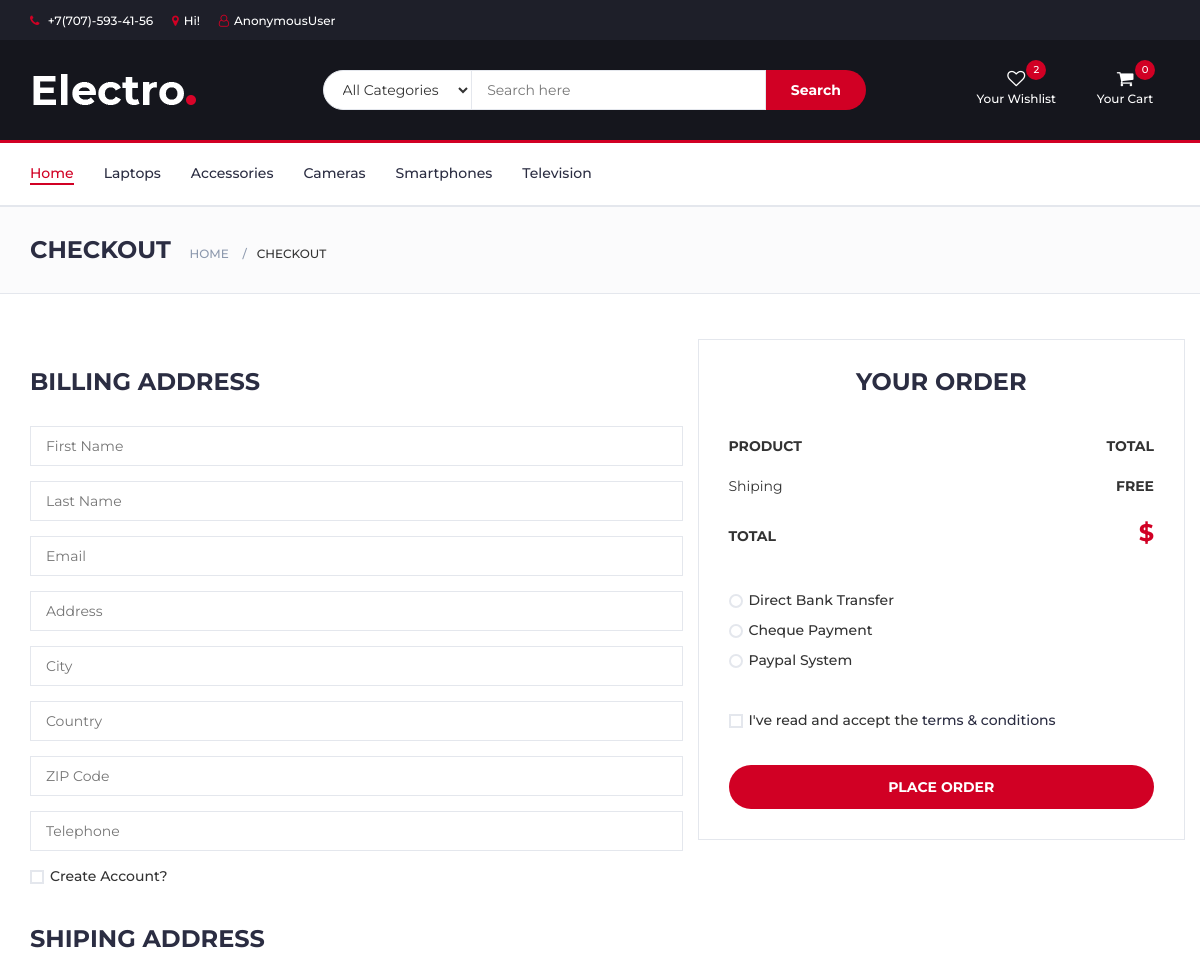
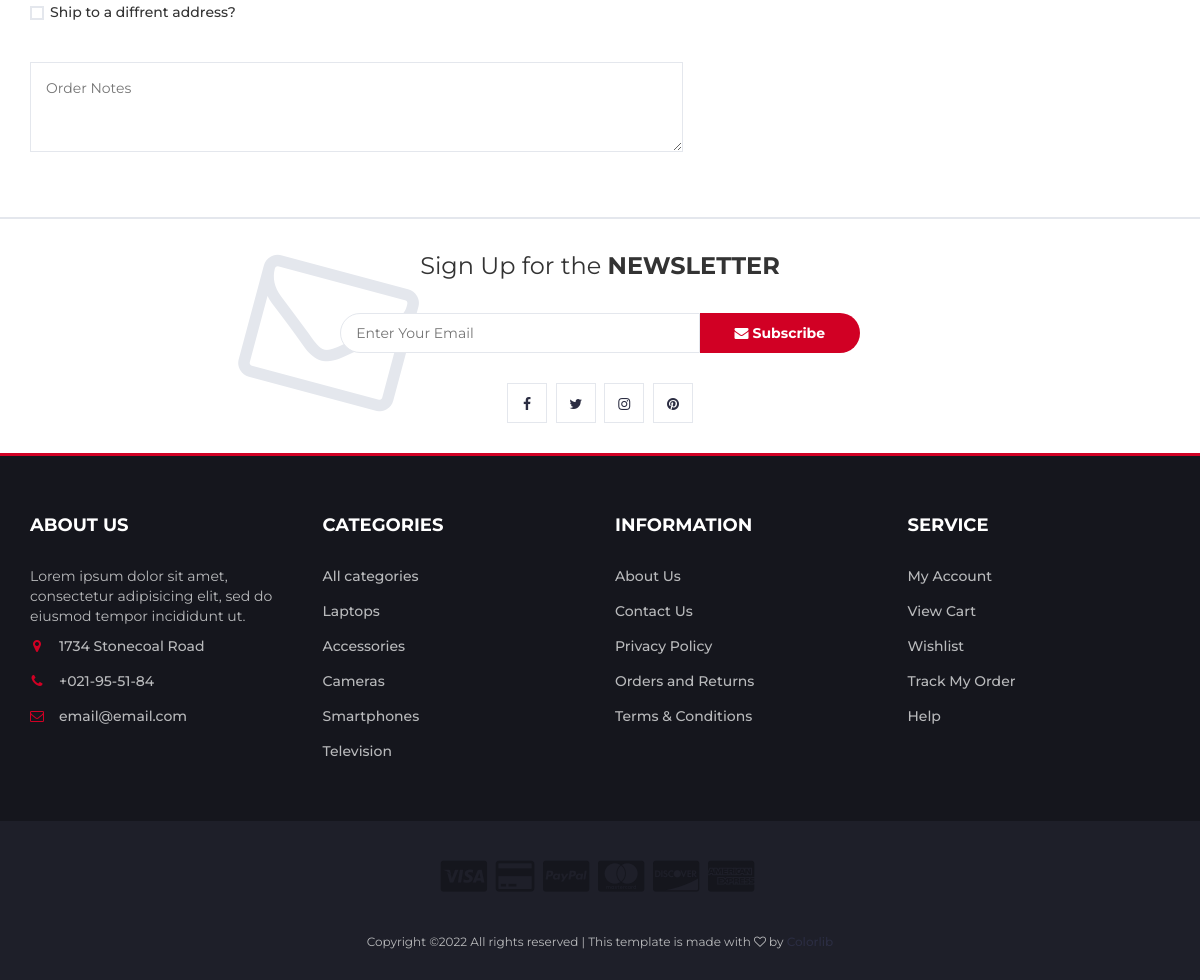
The app's page /checkout/ with its own data (2 pictures, top to bottom).
### main/models.py (models this page shows, shortened)
class Category(models.Model):
    title = models.CharField(max_length=300)
    logo = models.ImageField(upload_to='upload')
    is_main = models.BooleanField()
    class Meta:
        verbose_name = "Категория"
        verbose_name_plural = "категории"

### main/views.py (the view)
# urls.py: path('checkout/', cartHandler),
def cartHandler(request):
    categories = Category.objects.all()
    if not request.session.session_key:
        request.session.create()
    if request.method == 'POST':
        action = request.POST.get('action', '')
        if action == 'add_to_cart':
            new_cart = None
            product_id = int(request.POST.get('product_id', 0))
            amount = int(request.POST.get('amount', 0))
            open_carts = Cart.objects.filter(session_id=request.session.session_key).filter(status=0)
            if not open_carts:
                new_cart = Cart()
                print(request.session.session_key)
                print(request.session)
                new_cart.session_id = request.session.session_key
                new_cart.save()
            else:
                new_cart = open_carts[0]
            cart_items = CartItem.objects.filter(cart_id=new_cart.id).filter(product_id=product_id).filter(status=0)
            if cart_items:
                new_cart_item = cart_items[0]
                new_cart_item.amount += amount
                new_cart_item.save()
            else:
                new_cart_item = CartItem()
                new_cart_item.product = Product.objects.get(id=product_id)
                new_cart_item.cart = Cart.objects.get(id=new_cart.id)
                new_cart_item.amount = amount
                new_cart_item.product_price = new_cart_item.product.new_price
                new_cart_item.save()
        elif action == 'remove_from_cart':
            open_carts = Cart.objects.filter(session_id=request.session.session_key).filter(status=0)
            product_id = int(request.POST.get('product_id', 0))
            new_cart = None
            if open_carts:
                new_cart = open_carts[0]
            if new_cart:
                cart_items = CartItem.objects.filter(cart_id=new_cart.id).filter(product_id=product_id).filter(status=0)
                for ci in cart_items:
                    ci.status = -1
                    ci.save()
        elif action == 'checkout':
            open_carts = Cart.objects.filter(session_id=request.session.session_key).filter(status=0)
            if open_carts:
                new_cart = open_carts[0]
                new_cart.last_name = request.POST.get('last_name', '')
                new_cart.fist_name = request.POST.get('fist_name', '')
                new_cart.email = request.POST.get('email', '')
                new_cart.address = request.POST.get('address', '')
                new_cart.city = request.POST.get('city', '')
                new_cart.country = request.POST.get('country', '')
                new_cart.zip_code = request.POST.get('zip_code', '')
                new_cart.phone = request.POST.get('phone', '')
                new_cart.status = 1
                new_cart.save()
        if action in ['add_to_cart', 'remove_from_cart']:
            open_carts = Cart.objects.filter(session_id=request.session.session_key).filter(status=0)
            if open_carts:
                new_cart = open_carts[0]
                cart_items = CartItem.objects.filter(cart_id=new_cart.id).filter(status=0)
                all_summ = 0
                items_count = 0
                for ci in cart_items:
                    all_summ += ci.amount * ci.product_price
                    items_count += ci.amount
                new_cart.orig_price = all_summ
                new_cart.price = all_summ
                new_cart.amount = items_count
                new_cart.save()
        return JsonResponse({'success': True, '_success': True})
    else:
        cart = {}
        cart_items = []
        open_carts = Cart.objects.filter(session_id=request.session.session_key).filter(status=0)
        if open_carts:
            open_cart = open_carts[0]
            cart_items = CartItem.objects.filter(cart__id=open_cart.id).filter(status=0)
            cart = open_cart
    return render(request, 'checkout.html', {'categories': categories,
                                             'cart': cart,
                                             'cart_items': cart_items,
                                         })

### templates/checkout.html (shortened to what this page needs)
{% extends 'base.html' %}
{% block container %}
		<div id="breadcrumb" class="section">
			<div class="container">
				<div class="row">
					<div class="col-md-12">
						<h3 class="breadcrumb-header">Checkout</h3>
						<ul class="breadcrumb-tree">
							<li><a href="#">Home</a></li>
							<li class="active">Checkout</li>
						</ul>
					</div>
				</div>
			</div>
		</div>
		<div class="section">
			<div class="container">
				<div class="row">
					<div class="col-md-7">
						<div class="billing-details">
							<div class="section-title">
								<h3 class="title">Billing address</h3>
							</div>
							<div class="form-group">
								<input class="input" type="text" name="first-name" placeholder="First Name">
							</div>
							<div class="form-group">
								<input class="input" type="text" name="last-name" placeholder="Last Name">
							</div>
							<div class="form-group">
								<input class="input" type="email" name="email" placeholder="Email">
							</div>
							<div class="form-group">
								<input class="input" type="text" name="address" placeholder="Address">
							</div>
							<div class="form-group">
								<input class="input" type="text" name="city" placeholder="City">
							</div>
							<div class="form-group">
								<input class="input" type="text" name="country" placeholder="Country">
							</div>
							<div class="form-group">
								<input class="input" type="text" name="zip-code" placeholder="ZIP Code">
							</div>
							<div class="form-group">
								<input class="input" type="tel" name="tel" placeholder="Telephone">
							</div>
							<div class="form-group">
								<div class="input-checkbox">
									<label for="create-account">
										<span></span>
										Create Account?
									</label>
								</div>
							</div>
						</div>
						<div class="shiping-details">
							<div class="section-title">
								<h3 class="title">Shiping address</h3>
							</div>
							<div class="input-checkbox">
								<label for="shiping-address">
									<span></span>
									Ship to a diffrent address?
								</label>
							</div>
						</div>
						<div class="order-notes">
							<textarea class="input" placeholder="Order Notes"></textarea>
						</div>
					</div>
					<div class="col-md-5 order-details">
						<div class="section-title text-center">
							<h3 class="title">Your Order</h3>
						</div>
						<div class="order-summary">
							<div class="order-col">
								<div><strong>PRODUCT</strong></div>
								<div><strong>TOTAL</strong></div>
							</div>
							<div class="order-col">
								<div>Shiping</div>
								<div><strong>FREE</strong></div>
							</div>
							<div class="order-col">
								<div><strong>TOTAL</strong></div>
								<div><strong class="order-total">${{ cart.orig_price }}</strong></div>
							</div>
						</div>
						<div class="payment-method">
							<div class="input-radio">
								<label for="payment-1">
									<span></span>
									Direct Bank Transfer
								</label>
							</div>
							<div class="input-radio">
								<label for="payment-2">
									<span></span>
									Cheque Payment
								</label>
							</div>
							<div class="input-radio">
								<label for="payment-3">
									<span></span>
									Paypal System
								</label>
							</div>
						</div>
						<div class="input-checkbox">
							<label for="terms">
								<span></span>
								I've read and accept the <a href="#">terms & conditions</a>
							</label>
						</div>
						<a href="#" class="js-checkout primary-btn order-submit">Place order</a>
					</div>
				</div>
			</div>
		</div>
{% endblock %}

### templates/base.html (shortened to what this page needs)
<!DOCTYPE html>
<html lang="en">
	<head>
		<link type="text/css" rel="stylesheet" href="/media/css/bootstrap.min.css"/>
		<link type="text/css" rel="stylesheet" href="/media/css/slick.css"/>
		<link type="text/css" rel="stylesheet" href="/media/css/slick-theme.css"/>
		<link type="text/css" rel="stylesheet" href="/media/css/nouislider.min.css"/>
		<link rel="stylesheet" href="/media/css/font-awesome.min.css">
		<link type="text/css" rel="stylesheet" href="/media/css/style.css"/>
    </head>
	<body>
	{% load tags_library %}
		<header>
			<div id="top-header">
				<div class="container">
					<ul class="header-links pull-left">
						<li><a href="#"><i class="fa fa-phone"></i> +7(707)-593-41-56</a></li>
						<li><a href="#"><i class="fa fa-map-marker"></i>Hi!</a></li>
						<li><a href="#"><i class="fa fa-user-o"></i>{{request.user}}</a></li>
					</ul>
				</div>
			</div>
			<div id="header">
				<div class="container">
					<div class="row">
						<div class="col-md-3">
							<div class="header-logo">
								<a href="/" class="logo">
									<img src="/media/img/logo.png" alt="">
								</a>
							</div>
						</div>
						<div class="col-md-6">
							<div class="header-search">
								<form method="get" action="/store/">
									<select class="input-select" name="category_id">
										<option value="0">All Categories</option>
									</select>
									<input class="input" name="q" placeholder="Search here" value="{{ search_value }}">
									<button class="search-btn">Search</button>
								</form>
							</div>
						</div>
						<div class="col-md-3 clearfix">
							<div class="header-ctn">
								<div>
									<a href="#">
										<i class="fa fa-heart-o"></i>
										<span>Your Wishlist</span>
										<div class="qty">2</div>
									</a>
								</div>
								<div class="dropdown">
									<a class="dropdown-toggle" data-toggle="dropdown" aria-expanded="true">
										<i class="fa fa-shopping-cart"></i>
										<span>Your Cart</span>
										<div class="qty">{% if cart %}{{ cart.amount|to_int }}{% else %}0{% endif %}</div>
									</a>
								</div>
							</div>
						</div>
					</div>
				</div>
			</div>
		</header>
		<nav id="navigation">
			<div class="container">
				<div id="responsive-nav">
					<ul class="main-nav nav navbar-nav">
						<li {% if not active_category %} class="active" {% endif %}><a href="/">Home</a></li>
						{% for cat in categories %}
						<li {% if active_category and active_category.id == cat.id %} class="active" {% endif %}><a href="/store?category_id={{ cat.id }}">{{ cat.title }}</a></li>
						{% endfor %}
					</ul>
				</div>
			</div>
		</nav>
        {% block container %}
        {% endblock %}
		<div id="newsletter" class="section">
			<div class="container">
				<div class="row">
					<div class="col-md-12">
						<div class="newsletter">
							<p>Sign Up for the <strong>NEWSLETTER</strong></p>
							<form action="/" method="post">{% csrf_token %}
								<input class="input" name="email" type="text" placeholder="Enter Your Email">
								<button class="newsletter-btn" type="submit"><i class="fa fa-envelope"></i> Subscribe</button>
							</form>
							<ul class="newsletter-follow">
								<li>
									<a href="https://facebook.com"><i class="fa fa-facebook"></i></a>
								</li>
								<li>
									<a href="https://twitter.com"><i class="fa fa-twitter"></i></a>
								</li>
								<li>
									<a href="https://instagram.com"><i class="fa fa-instagram"></i></a>
								</li>
								<li>
									<a href="https://pinterest.com"><i class="fa fa-pinterest"></i></a>
								</li>
							</ul>
						</div>
					</div>
				</div>
			</div>
		</div>
		<footer id="footer">
			<div class="section">
				<div class="container">
					<div class="row">
						<div class="col-md-3 col-xs-6">
							<div class="footer">
								<h3 class="footer-title">About Us</h3>
								<p>Lorem ipsum dolor sit amet, consectetur adipisicing elit, sed do eiusmod tempor incididunt ut.</p>
								<ul class="footer-links">
									<li><a href="#"><i class="fa fa-map-marker"></i>1734 Stonecoal Road</a></li>
									<li><a href="#"><i class="fa fa-phone"></i>+021-95-51-84</a></li>
									<li><a href="#"><i class="fa fa-envelope-o"></i>email@email.com</a></li>
								</ul>
							</div>
						</div>
						<div class="col-md-3 col-xs-6">
							<div class="footer">
								<h3 class="footer-title">Categories</h3>
								<ul class="footer-links">
									<li><a href="/store">All categories</a></li>
									{% for cat in categories %}
									<li><a href="/store?category_id={{ cat.id }}">{{ cat.title }}</a></li>
									{% endfor %}
								</ul>
							</div>
						</div>
						<div class="col-md-3 col-xs-6">
							<div class="footer">
								<h3 class="footer-title">Information</h3>
								<ul class="footer-links">
									<li><a href="/about">About Us</a></li>
									<li><a href="/contact_us">Contact Us</a></li>
									<li><a href="#">Privacy Policy</a></li>
									<li><a href="#">Orders and Returns</a></li>
									<li><a href="#">Terms & Conditions</a></li>
								</ul>
							</div>
						</div>
						<div class="col-md-3 col-xs-6">
							<div class="footer">
								<h3 class="footer-title">Service</h3>
								<ul class="footer-links">
									<li><a href="#">My Account</a></li>
									<li><a href="#">View Cart</a></li>
									<li><a href="#">Wishlist</a></li>
									<li><a href="#">Track My Order</a></li>
									<li><a href="#">Help</a></li>
								</ul>
							</div>
						</div>
					</div>
				</div>
			</div>
			<div id="bottom-footer" class="section">
				<div class="container">
					<div class="row">
						<div class="col-md-12 text-center">
							<ul class="footer-payments">
								<li><a href="#"><i class="fa fa-cc-visa"></i></a></li>
								<li><a href="#"><i class="fa fa-credit-card"></i></a></li>
								<li><a href="#"><i class="fa fa-cc-paypal"></i></a></li>
								<li><a href="#"><i class="fa fa-cc-mastercard"></i></a></li>
								<li><a href="#"><i class="fa fa-cc-discover"></i></a></li>
								<li><a href="#"><i class="fa fa-cc-amex"></i></a></li>
							</ul>
							<span class="copyright">
								Copyright &copy;<script>document.write(new Date().getFullYear());</script> All rights reserved | This template is made with <i class="fa fa-heart-o" aria-hidden="true"></i> by <a href="https://colorlib.com" target="_blank">Colorlib</a>
							</span>
						</div>
					</div>
				</div>
			</div>
		</footer>
	</body>
</html>

### records on screen
Category: title "Laptops"
Category: title "Accessories"
Category: title "Cameras"
Category: title "Smartphones"
Category: title "Television"

### other values on screen
{{ request.user }} "AnonymousUser"
